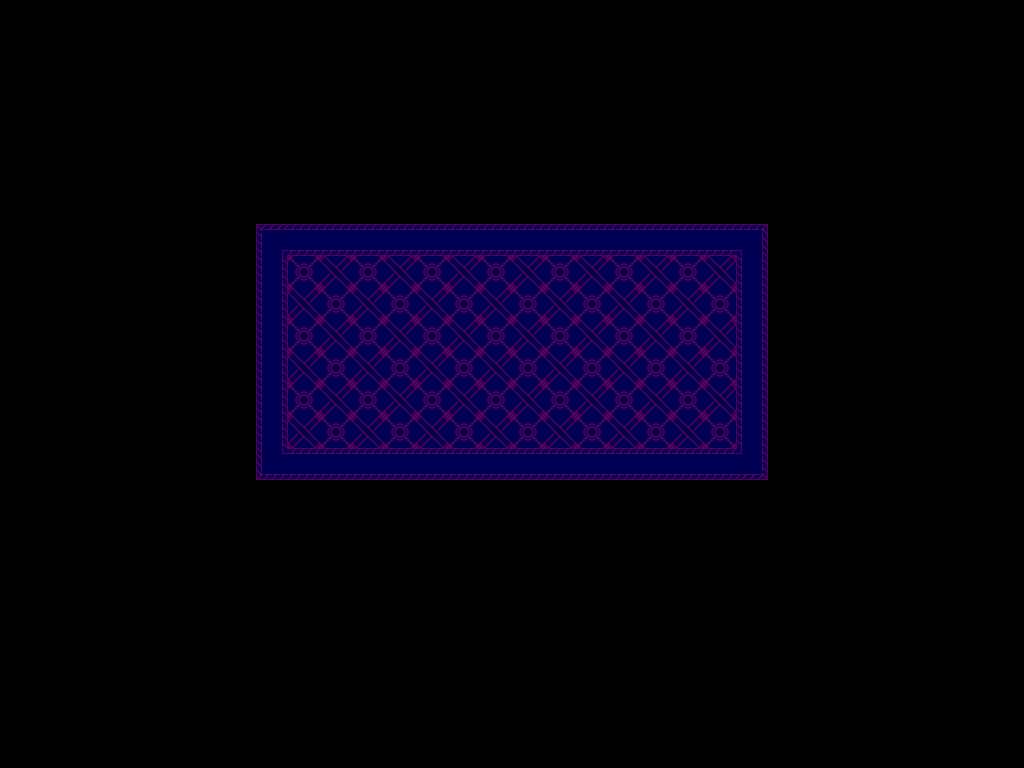

This game map was drawn from its Tiled (.tmx) file and the tilesets committed beside it. A one-line description and the full map source follow:
An orthogonal 32x24 tile map with 32x32 px tiles, 2 tile layers (Tile Layer 1, Collide) and 1 object.

<map version="1.9" tiledversion="1.9.2" orientation="orthogonal" renderorder="right-down" width="32" height="24" tilewidth="32" tileheight="32" infinite="0" nextlayerid="5" nextobjectid="13">
 <tileset firstgid="1" source="testsheet.tsx" />
 <layer id="1" name="Tile Layer 1" width="32" height="24">
  <data encoding="csv">
136,136,136,135,136,136,135,136,136,136,136,136,135,136,136,136,136,136,136,135,167,136,136,103,136,136,136,136,136,135,136,136,
136,2684354664,1610612744,1610612776,1610612808,1610612744,1610612776,1610612808,1610612744,1610612776,1610612808,1610612744,1610612776,1610612808,1610612744,1610612776,1610612808,1610612744,1610612776,1610612808,1610612744,1610612776,1610612808,1610612744,1610612776,1610612808,1610612744,1610612744,1610612776,1610612808,3221225576,136,
136,3221225544,2684354633,3221225515,3221225513,3221225515,3221225514,3221225513,3221225515,3221225514,3221225513,3221225515,3221225514,3221225513,3221225515,3221225514,3221225513,3221225515,3221225514,3221225513,3221225515,3221225514,3221225513,3221225515,3221225514,3221225513,3221225515,3221225514,3221225513,3221225545,8,135,
103,3221225512,2684354601,3,3,3,3,3,3,3,3,3,3,3,3,3,3,3,3,3,3,3,3,3,3,3,3,3,3,1610612779,40,136,
136,3221225480,2684354602,3,3,3,3,3,3,3,3,3,3,3,3,3,3,3,3,3,3,3,3,3,3,3,3,3,3,1610612778,72,103,
136,3221225544,2684354603,3,3,3,3,3,3,3,3,3,3,3,3,3,3,3,3,3,3,3,3,3,3,3,3,3,3,1610612777,8,136,
136,3221225512,2684354601,3,3,3,3,3,3,3,3,3,3,3,3,3,3,3,3,3,3,3,3,3,3,3,3,3,3,1610612779,40,103,
103,3221225480,2684354602,3,3,3,3,3,3,3,3,3,3,3,3,3,3,3,3,3,3,3,3,3,3,3,3,3,3,1610612778,72,136,
136,3221225544,2684354603,3,3,3,3,3,3,3,3,3,3,3,3,3,3,3,3,3,3,3,3,3,3,3,3,3,3,1610612777,8,136,
136,3221225512,2684354601,3,3,3,3,3,3,3,3,3,3,3,3,3,3,3,3,3,3,3,3,3,3,3,3,3,3,1610612779,40,135,
136,3221225480,2684354602,3,3,3,3,3,3,3,3,3,3,3,3,3,3,3,3,3,3,3,3,3,3,3,3,3,3,1610612778,72,136,
135,3221225544,2684354603,3,3,3,3,3,3,3,3,3,3,3,3,3,3,3,3,3,3,3,3,3,3,3,3,3,3,1610612777,8,135,
136,3221225512,2684354601,3,3,3,3,3,3,3,3,3,3,3,3,3,3,3,3,3,3,3,3,3,3,3,3,3,3,1610612779,40,136,
136,3221225480,2684354602,3,3,3,3,3,3,3,3,3,3,3,3,3,3,3,3,3,3,3,3,3,3,3,3,3,3,1610612778,72,136,
135,3221225544,2684354603,3,3,3,3,3,3,3,3,3,3,3,3,3,3,3,3,3,3,3,3,3,3,3,3,3,3,1610612777,8,103,
136,3221225512,2684354603,3,3,3,3,3,3,3,3,3,3,3,3,3,3,3,3,3,3,3,3,3,3,3,3,3,3,1610612779,40,136,
167,3221225480,2684354602,3,3,3,3,3,3,3,3,3,3,3,3,3,3,3,3,3,3,3,3,3,3,3,3,3,3,1610612778,72,136,
136,3221225544,2684354603,3,3,3,3,3,3,3,3,3,3,3,3,3,3,3,3,3,3,3,3,3,3,3,3,3,3,1610612777,8,135,
136,3221225512,2684354601,3,3,3,3,3,3,3,3,3,3,3,3,3,3,3,3,3,3,3,3,3,3,3,3,3,3,1610612779,40,136,
136,3221225480,2684354602,3,3,3,3,3,3,3,3,3,3,3,3,3,3,3,3,3,3,3,3,3,3,3,3,3,3,1610612778,72,136,
135,3221225544,2684354603,9,9,9,9,9,9,9,9,9,9,9,9,9,3,9,9,9,9,9,9,9,9,9,9,9,9,1610612777,8,103,
136,3221225512,73,41,42,43,41,42,43,41,42,43,41,42,43,41,42,43,41,42,43,41,42,43,41,42,43,41,43,1610612809,40,136,
136,104,2684354632,2684354600,2684354568,2684354632,2684354600,2684354568,2684354632,2684354600,2684354568,2684354632,2684354600,2684354568,2684354632,2684354600,2684354568,2684354632,2684354600,2684354568,2684354632,2684354600,2684354568,2684354632,2684354600,2684354568,2684354632,2684354600,2684354568,2684354632,1610612840,136,
136,136,136,136,103,136,136,103,136,136,136,135,136,136,167,135,136,136,136,135,136,136,136,103,136,136,136,135,136,136,136,136
</data>
 </layer>
 <layer id="3" name="Collide" width="32" height="24">
  <data encoding="csv">
4,4,4,4,4,4,4,4,4,4,4,4,4,4,4,4,4,4,4,4,4,4,4,4,4,4,4,4,4,4,4,4,
4,4,4,4,4,4,4,4,4,4,4,4,4,4,4,4,4,4,4,4,4,4,4,4,4,4,4,4,4,4,4,4,
4,4,4,4,4,4,4,4,4,4,4,4,4,4,4,4,4,4,4,4,4,4,4,4,4,4,4,4,4,4,4,4,
4,4,4,4,4,4,4,4,4,4,4,4,4,4,4,4,4,4,4,4,4,4,4,4,4,4,4,4,4,4,4,4,
4,4,4,4,4,4,4,4,4,4,4,4,4,4,4,4,4,4,4,4,4,4,4,4,4,4,4,4,4,4,4,4,
4,4,4,4,4,4,4,4,4,4,4,4,4,4,4,4,4,4,4,4,4,4,4,4,4,4,4,4,4,4,4,4,
4,4,4,4,4,4,4,4,4,4,4,4,4,4,4,4,4,4,4,4,4,4,4,4,4,4,4,4,4,4,4,4,
4,4,4,4,4,4,4,4,2684354680,1610612822,1610612822,1610612822,1610612822,1610612822,1610612822,2684354646,2684354646,1610612822,1610612822,1610612822,1610612822,1610612822,1610612822,3221225592,4,4,4,4,4,4,4,4,
4,4,4,4,4,4,4,4,86,55,54,55,54,55,54,55,54,55,54,55,54,55,54,3221225558,4,4,4,4,4,4,4,4,
4,4,4,4,4,4,4,4,86,54,55,54,55,54,55,54,55,54,55,54,55,54,55,3221225558,4,4,4,4,4,4,4,4,
4,4,4,4,4,4,4,4,86,55,54,55,54,55,54,55,54,55,54,55,54,55,54,3221225558,4,4,4,4,4,4,4,4,
4,4,4,4,4,4,4,4,86,54,55,54,55,54,55,54,55,54,55,54,55,54,55,3221225558,4,4,4,4,4,4,4,4,
4,4,4,4,4,4,4,4,86,55,54,55,54,55,54,55,54,55,54,55,54,55,54,3221225558,4,4,4,4,4,4,4,4,
4,4,4,4,4,4,4,4,86,54,55,54,55,54,55,54,55,54,55,54,55,54,55,3221225558,4,4,4,4,4,4,4,4,
4,4,4,4,4,4,4,4,120,1610612822,1610612822,1610612822,1610612822,1610612822,1610612822,2684354646,2684354646,1610612822,1610612822,1610612822,1610612822,1610612822,1610612822,1610612856,4,4,4,4,4,4,4,4,
4,4,4,4,4,4,4,4,4,4,4,4,4,4,4,4,4,4,4,4,4,4,4,4,4,4,4,4,4,4,4,4,
4,4,4,4,4,4,4,4,4,4,4,4,4,4,4,4,4,4,4,4,4,4,4,4,4,4,4,4,4,4,4,4,
4,4,4,4,4,4,4,4,4,4,4,4,4,4,4,4,4,4,4,4,4,4,4,4,4,4,4,4,4,4,4,4,
4,4,4,4,4,4,4,4,4,4,4,4,4,4,4,4,4,4,4,4,4,4,4,4,4,4,4,4,4,4,4,4,
4,4,4,4,4,4,4,4,4,4,4,4,4,4,4,4,4,4,4,4,4,4,4,4,4,4,4,4,4,4,4,4,
4,4,4,4,4,4,4,4,4,4,4,4,4,4,4,4,4,4,4,4,4,4,4,4,4,4,4,4,4,4,4,4,
4,4,4,4,4,4,4,4,4,4,4,4,4,4,4,4,4,4,4,4,4,4,4,4,4,4,4,4,4,4,4,4,
4,4,4,4,4,4,4,4,4,4,4,4,4,4,4,4,4,4,4,4,4,4,4,4,4,4,4,4,4,4,4,4,
4,4,4,4,4,4,4,4,4,4,4,4,4,4,4,4,4,4,4,4,4,4,4,4,4,4,4,4,4,4,4,4
</data>
 </layer>
 <objectgroup id="4" name="Object Layer 1" visible="0">
  <object id="12" x="96.5" y="223.5" width="193" height="103">
   <text wrap="1">(0,96),(0,768)</text>
  </object>
 </objectgroup>
</map>
